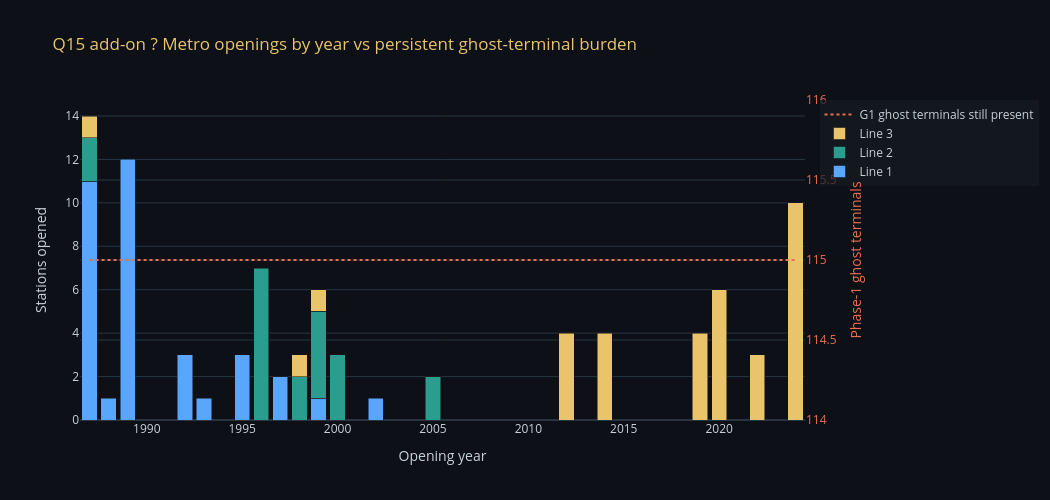

Notebook code for this chart:
### Code cell
# Q15 add-on ? station openings by line, plus persistent Phase-1 gap context.
openings = metro_pts.dropna(subset=['opening_year']).copy()
openings['opening_year'] = openings['opening_year'].astype(int)
yearly_line = openings.groupby(['opening_year','line']).size().reset_index(name='stations_opened')
fig = go.Figure()
for line in ['Line 1','Line 2','Line 3']:
    sub = yearly_line[yearly_line.line == line]
    fig.add_trace(go.Bar(x=sub['opening_year'], y=sub['stations_opened'], name=line, marker_color=colors_l.get(line)))
fig.add_trace(go.Scatter(x=ratio_ts['year'], y=[g1_count]*len(ratio_ts), name='G1 ghost terminals still present',
                         yaxis='y2', mode='lines', line=dict(color='#E86F51', width=2, dash='dot')))
fig.update_layout(template='plotly_dark', paper_bgcolor=BG, plot_bgcolor=BG, barmode='stack',
    title=dict(text='Q15 add-on ? Metro openings by year vs persistent ghost-terminal burden', font=dict(color='#E9C46A')),
    xaxis=dict(title='Opening year', color=TXT), yaxis=dict(title='Stations opened', color=TXT),
    yaxis2=dict(title='Phase-1 ghost terminals', overlaying='y', side='right', color='#E86F51'),
    font=dict(color=TXT), height=500, width=1050,
    legend=dict(bgcolor='rgba(22,27,34,0.7)', bordercolor='rgba(88,166,255,0.2)'))
fig.show()

### Figure 1 — Plotly figure (JSON) as saved in the notebook; plotly's stock layout.template omitted (floating-point values rounded to 4 significant figures)
{"data": [{"marker": {"color": "#58A6FF"}, "name": "Line 1", "type": "bar", "x": [1987, 1988, 1989, 1992, 1993, 1995, 1997, 1999, 2002], "y": [11, 1, 12, 3, 1, 3, 2, 1, 1]}, {"marker": {"color": "#2A9D8F"}, "name": "Line 2", "type": "bar", "x": [1987, 1996, 1998, 1999, 2000, 2005], "y": [2, 7, 2, 4, 3, 2]}, {"marker": {"color": "#E9C46A"}, "name": "Line 3", "type": "bar", "x": [1987, 1998, 1999, 2012, 2014, 2019, 2020, 2022, 2024], "y": [1, 1, 1, 4, 4, 4, 6, 3, 10]}, {"line": {"color": "#E86F51", "dash": "dot", "width": 2}, "mode": "lines", "name": "G1 ghost terminals still present", "type": "scatter", "x": [1987, 1988, 1989, 1992, 1993, 1995, 1996, 1997, 1998, 1999, 2000, 2002, 2005, 2012, 2014, 2019, 2020, 2022, 2024], "y": [115, 115, 115, 115, 115, 115, 115, 115, 115, 115, 115, 115, 115, 115, 115, 115, 115, 115, 115], "yaxis": "y2"}], "layout": {"barmode": "stack", "font": {"color": "#C9D1D9"}, "height": 500, "legend": {"bgcolor": "rgba(22,27,34,0.7)", "bordercolor": "rgba(88,166,255,0.2)"}, "paper_bgcolor": "#0D1117", "plot_bgcolor": "#0D1117", "title": {"font": {"color": "#E9C46A"}, "text": "Q15 add-on ? Metro openings by year vs persistent ghost-terminal burden"}, "width": 1050, "xaxis": {"color": "#C9D1D9", "title": {"text": "Opening year"}}, "yaxis": {"color": "#C9D1D9", "title": {"text": "Stations opened"}}, "yaxis2": {"color": "#E86F51", "overlaying": "y", "side": "right", "title": {"text": "Phase-1 ghost terminals"}}}}
